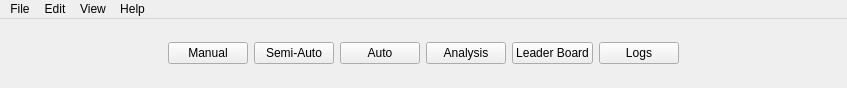
<?xml version="1.0" encoding="UTF-8"?>
<ui version="4.0">
 <class>MainWindow</class>
 <widget class="QMainWindow" name="MainWindow">
  <property name="enabled">
   <bool>true</bool>
  </property>
  <property name="geometry">
   <rect>
    <x>0</x>
    <y>0</y>
    <width>847</width>
    <height>88</height>
   </rect>
  </property>
  <property name="minimumSize">
   <size>
    <width>847</width>
    <height>88</height>
   </size>
  </property>
  <property name="maximumSize">
   <size>
    <width>847</width>
    <height>88</height>
   </size>
  </property>
  <property name="windowTitle">
   <string>Solar Car Timing Utility</string>
  </property>
  <widget class="QWidget" name="centralwidget">
   <property name="enabled">
    <bool>true</bool>
   </property>
   <layout class="QGridLayout" name="gridLayout_2">
    <item row="0" column="2">
     <spacer name="horizontalSpacer_2">
      <property name="orientation">
       <enum>Qt::Horizontal</enum>
      </property>
      <property name="sizeHint" stdset="0">
       <size>
        <width>40</width>
        <height>20</height>
       </size>
      </property>
     </spacer>
    </item>
    <item row="0" column="0">
     <spacer name="horizontalSpacer">
      <property name="orientation">
       <enum>Qt::Horizontal</enum>
      </property>
      <property name="sizeHint" stdset="0">
       <size>
        <width>20</width>
        <height>20</height>
       </size>
      </property>
     </spacer>
    </item>
    <item row="0" column="1">
     <layout class="QGridLayout" name="gridLayout">
      <item row="0" column="1">
       <widget class="QPushButton" name="pushSemiAuto">
        <property name="text">
         <string>Semi-Auto</string>
        </property>
       </widget>
      </item>
      <item row="0" column="5">
       <widget class="QPushButton" name="pushLogs">
        <property name="text">
         <string>Logs</string>
        </property>
       </widget>
      </item>
      <item row="0" column="2">
       <widget class="QPushButton" name="pushVideo">
        <property name="text">
         <string>Auto</string>
        </property>
       </widget>
      </item>
      <item row="0" column="4">
       <widget class="QPushButton" name="pushLeaderBoard">
        <property name="text">
         <string>Leader Board</string>
        </property>
       </widget>
      </item>
      <item row="0" column="3">
       <widget class="QPushButton" name="pushGraph">
        <property name="text">
         <string>Analysis</string>
        </property>
       </widget>
      </item>
      <item row="0" column="0">
       <widget class="QPushButton" name="pushTable">
        <property name="text">
         <string>Manual</string>
        </property>
       </widget>
      </item>
     </layout>
    </item>
   </layout>
  </widget>
  <widget class="QMenuBar" name="mainMenuBar">
   <property name="geometry">
    <rect>
     <x>0</x>
     <y>0</y>
     <width>847</width>
     <height>23</height>
    </rect>
   </property>
   <widget class="QMenu" name="menuFile">
    <property name="title">
     <string>File</string>
    </property>
    <addaction name="actionNew"/>
    <addaction name="actionOpen"/>
    <addaction name="actionRecent"/>
    <addaction name="separator"/>
    <addaction name="actionSave"/>
    <addaction name="actionSaveAs"/>
    <addaction name="separator"/>
    <addaction name="actionUpload"/>
    <addaction name="separator"/>
    <addaction name="actionClose"/>
    <addaction name="separator"/>
    <addaction name="actionQuit"/>
   </widget>
   <widget class="QMenu" name="menuEdit">
    <property name="title">
     <string>Edit</string>
    </property>
    <addaction name="actionUndo"/>
    <addaction name="actionRedo"/>
    <addaction name="separator"/>
    <addaction name="actionCopy"/>
    <addaction name="actionCut"/>
    <addaction name="actionPaste"/>
    <addaction name="separator"/>
    <addaction name="actionSelectRow"/>
    <addaction name="actionSelectColumn"/>
    <addaction name="separator"/>
    <addaction name="actionAddCar"/>
   </widget>
   <widget class="QMenu" name="menuView">
    <property name="title">
     <string>View</string>
    </property>
    <addaction name="actionTable"/>
    <addaction name="actionSemiAuto"/>
    <addaction name="actionAuto"/>
    <addaction name="actionGraphing"/>
    <addaction name="actionLog"/>
    <addaction name="actionLeaderBoard"/>
   </widget>
   <widget class="QMenu" name="menuHelp">
    <property name="title">
     <string>Help</string>
    </property>
    <addaction name="actionHelp"/>
    <addaction name="actionAbout"/>
   </widget>
   <addaction name="menuFile"/>
   <addaction name="menuEdit"/>
   <addaction name="menuView"/>
   <addaction name="menuHelp"/>
  </widget>
  <action name="actionNew">
   <property name="text">
    <string>New</string>
   </property>
   <property name="shortcut">
    <string>Shift+N</string>
   </property>
  </action>
  <action name="actionOpen">
   <property name="text">
    <string>Open</string>
   </property>
   <property name="shortcut">
    <string>Shift+O</string>
   </property>
  </action>
  <action name="actionClose">
   <property name="text">
    <string>Close</string>
   </property>
   <property name="shortcut">
    <string>Shift+W</string>
   </property>
  </action>
  <action name="actionTable">
   <property name="checkable">
    <bool>false</bool>
   </property>
   <property name="checked">
    <bool>false</bool>
   </property>
   <property name="text">
    <string>Table</string>
   </property>
  </action>
  <action name="actionSemiAuto">
   <property name="checkable">
    <bool>false</bool>
   </property>
   <property name="text">
    <string>Semi-Auto</string>
   </property>
  </action>
  <action name="actionAuto">
   <property name="checkable">
    <bool>false</bool>
   </property>
   <property name="text">
    <string>Auto</string>
   </property>
  </action>
  <action name="actionLog">
   <property name="checkable">
    <bool>false</bool>
   </property>
   <property name="text">
    <string>Log</string>
   </property>
  </action>
  <action name="actionAbout">
   <property name="text">
    <string>About</string>
   </property>
  </action>
  <action name="actionCopy">
   <property name="text">
    <string>Copy</string>
   </property>
   <property name="shortcut">
    <string>Ctrl+C</string>
   </property>
  </action>
  <action name="actionCut">
   <property name="text">
    <string>Cut</string>
   </property>
   <property name="shortcut">
    <string>Ctrl+X</string>
   </property>
  </action>
  <action name="actionPaste">
   <property name="text">
    <string>Paste</string>
   </property>
   <property name="shortcut">
    <string>Ctrl+V</string>
   </property>
  </action>
  <action name="actionRecent">
   <property name="text">
    <string>Recent</string>
   </property>
  </action>
  <action name="actionSave">
   <property name="text">
    <string>Save</string>
   </property>
   <property name="shortcut">
    <string>Shift+S</string>
   </property>
  </action>
  <action name="actionSaveAs">
   <property name="text">
    <string>Save as</string>
   </property>
   <property name="shortcut">
    <string>Ctrl+Shift+S</string>
   </property>
  </action>
  <action name="actionQuit">
   <property name="text">
    <string>Quit</string>
   </property>
   <property name="shortcut">
    <string>Shift+Q</string>
   </property>
  </action>
  <action name="actionUndo">
   <property name="text">
    <string>Undo</string>
   </property>
   <property name="shortcut">
    <string>Shift+Z</string>
   </property>
  </action>
  <action name="actionRedo">
   <property name="text">
    <string>Redo</string>
   </property>
   <property name="shortcut">
    <string>Ctrl+Shift+Z</string>
   </property>
  </action>
  <action name="actionSelectRow">
   <property name="text">
    <string>Select Row</string>
   </property>
   <property name="shortcut">
    <string>Ctrl+A</string>
   </property>
  </action>
  <action name="actionSelectColumn">
   <property name="text">
    <string>Select Column</string>
   </property>
   <property name="shortcut">
    <string>Ctrl+Shift+A</string>
   </property>
  </action>
  <action name="actionGraphing">
   <property name="text">
    <string>Graphing</string>
   </property>
  </action>
  <action name="actionAddCar">
   <property name="text">
    <string>Add Car</string>
   </property>
  </action>
  <action name="actionUpload">
   <property name="text">
    <string>Upload</string>
   </property>
  </action>
  <action name="actionLeaderBoard">
   <property name="text">
    <string>Leader Board</string>
   </property>
  </action>
  <action name="actionHelp">
   <property name="text">
    <string>User Manual</string>
   </property>
  </action>
 </widget>
 <resources/>
 <connections/>
</ui>
